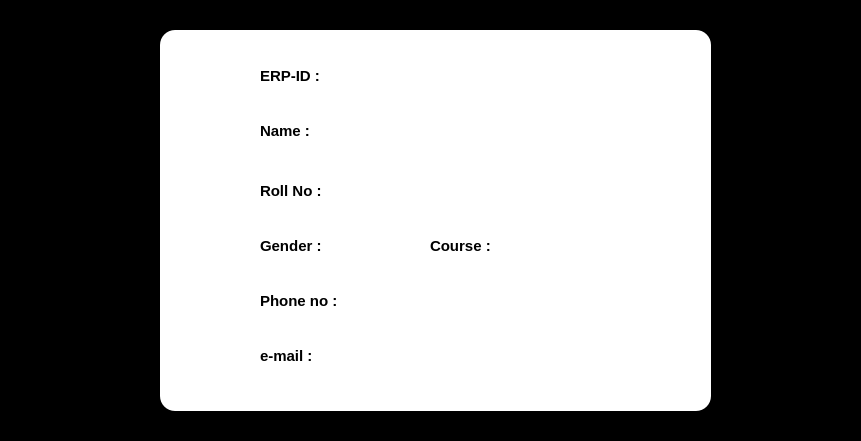
<?xml version="1.0" encoding="UTF-8"?>
<ui version="4.0">
 <class>Form</class>
 <widget class="QWidget" name="Form">
  <property name="geometry">
   <rect>
    <x>0</x>
    <y>0</y>
    <width>861</width>
    <height>441</height>
   </rect>
  </property>
  <property name="windowTitle">
   <string>Form</string>
  </property>
  <property name="styleSheet">
   <string notr="true">#Form{
 background:black;
}</string>
  </property>
  <widget class="QFrame" name="frame">
   <property name="geometry">
    <rect>
     <x>160</x>
     <y>30</y>
     <width>551</width>
     <height>381</height>
    </rect>
   </property>
   <property name="styleSheet">
    <string notr="true">#frame{
 background:#fff;
 border-radius:15px;
}</string>
   </property>
   <property name="frameShape">
    <enum>QFrame::StyledPanel</enum>
   </property>
   <property name="frameShadow">
    <enum>QFrame::Raised</enum>
   </property>
   <widget class="QLabel" name="labelid">
    <property name="geometry">
     <rect>
      <x>100</x>
      <y>30</y>
      <width>71</width>
      <height>31</height>
     </rect>
    </property>
    <property name="font">
     <font>
      <pointsize>-1</pointsize>
      <weight>75</weight>
      <bold>true</bold>
     </font>
    </property>
    <property name="styleSheet">
     <string notr="true">#labelid{
 font-size:15px;
}</string>
    </property>
    <property name="text">
     <string>ERP-ID :</string>
    </property>
   </widget>
   <widget class="QLabel" name="labelid1">
    <property name="geometry">
     <rect>
      <x>200</x>
      <y>30</y>
      <width>321</width>
      <height>31</height>
     </rect>
    </property>
    <property name="font">
     <font>
      <pointsize>-1</pointsize>
      <weight>75</weight>
      <bold>true</bold>
     </font>
    </property>
    <property name="styleSheet">
     <string notr="true">#labelid1{
 color:blue;
font-size:15px;
}</string>
    </property>
    <property name="text">
     <string/>
    </property>
   </widget>
   <widget class="QLabel" name="labelname">
    <property name="geometry">
     <rect>
      <x>100</x>
      <y>90</y>
      <width>71</width>
      <height>21</height>
     </rect>
    </property>
    <property name="font">
     <font>
      <pointsize>-1</pointsize>
      <weight>75</weight>
      <bold>true</bold>
     </font>
    </property>
    <property name="styleSheet">
     <string notr="true">#labelname{
 font-size:15px;
}</string>
    </property>
    <property name="text">
     <string>Name :</string>
    </property>
   </widget>
   <widget class="QLabel" name="labelname1">
    <property name="geometry">
     <rect>
      <x>200</x>
      <y>85</y>
      <width>311</width>
      <height>31</height>
     </rect>
    </property>
    <property name="font">
     <font>
      <pointsize>-1</pointsize>
      <weight>75</weight>
      <bold>true</bold>
     </font>
    </property>
    <property name="styleSheet">
     <string notr="true">#labelname1{
 color:blue;
font-size:15px;
}</string>
    </property>
    <property name="text">
     <string/>
    </property>
   </widget>
   <widget class="QLabel" name="labelroll">
    <property name="geometry">
     <rect>
      <x>100</x>
      <y>145</y>
      <width>71</width>
      <height>31</height>
     </rect>
    </property>
    <property name="font">
     <font>
      <pointsize>-1</pointsize>
      <weight>75</weight>
      <bold>true</bold>
     </font>
    </property>
    <property name="styleSheet">
     <string notr="true">#labelroll{
 font-size:15px;
}</string>
    </property>
    <property name="text">
     <string>Roll No :</string>
    </property>
   </widget>
   <widget class="QLabel" name="labelroll1">
    <property name="geometry">
     <rect>
      <x>200</x>
      <y>143</y>
      <width>281</width>
      <height>31</height>
     </rect>
    </property>
    <property name="font">
     <font>
      <pointsize>-1</pointsize>
      <weight>75</weight>
      <bold>true</bold>
     </font>
    </property>
    <property name="styleSheet">
     <string notr="true">#labelroll1{
 color:blue;
font-size:15px;
}</string>
    </property>
    <property name="text">
     <string/>
    </property>
   </widget>
   <widget class="QLabel" name="labelgen">
    <property name="geometry">
     <rect>
      <x>100</x>
      <y>200</y>
      <width>71</width>
      <height>31</height>
     </rect>
    </property>
    <property name="font">
     <font>
      <pointsize>-1</pointsize>
      <weight>75</weight>
      <bold>true</bold>
     </font>
    </property>
    <property name="styleSheet">
     <string notr="true">#labelgen{
 font-size:15px;
}</string>
    </property>
    <property name="text">
     <string>Gender :</string>
    </property>
   </widget>
   <widget class="QLabel" name="labelgen1">
    <property name="geometry">
     <rect>
      <x>200</x>
      <y>200</y>
      <width>81</width>
      <height>31</height>
     </rect>
    </property>
    <property name="font">
     <font>
      <pointsize>-1</pointsize>
      <weight>75</weight>
      <bold>true</bold>
     </font>
    </property>
    <property name="styleSheet">
     <string notr="true">#labelgen1{
 color:blue;
font-size:15px;
}</string>
    </property>
    <property name="text">
     <string/>
    </property>
   </widget>
   <widget class="QLabel" name="labelno">
    <property name="geometry">
     <rect>
      <x>100</x>
      <y>260</y>
      <width>81</width>
      <height>21</height>
     </rect>
    </property>
    <property name="font">
     <font>
      <pointsize>-1</pointsize>
      <weight>75</weight>
      <bold>true</bold>
     </font>
    </property>
    <property name="styleSheet">
     <string notr="true">#labelno{
 font-size:15px;
}</string>
    </property>
    <property name="text">
     <string>Phone no :</string>
    </property>
   </widget>
   <widget class="QLabel" name="labelno1">
    <property name="geometry">
     <rect>
      <x>200</x>
      <y>260</y>
      <width>161</width>
      <height>29</height>
     </rect>
    </property>
    <property name="font">
     <font>
      <pointsize>-1</pointsize>
      <weight>75</weight>
      <bold>true</bold>
     </font>
    </property>
    <property name="styleSheet">
     <string notr="true">#labelno1{
 color:blue;
font-size:15px;
}</string>
    </property>
    <property name="text">
     <string/>
    </property>
   </widget>
   <widget class="QLabel" name="labelcourse">
    <property name="geometry">
     <rect>
      <x>270</x>
      <y>200</y>
      <width>81</width>
      <height>31</height>
     </rect>
    </property>
    <property name="font">
     <font>
      <pointsize>-1</pointsize>
      <weight>75</weight>
      <bold>true</bold>
     </font>
    </property>
    <property name="styleSheet">
     <string notr="true">#labelcourse{
font-size:15px;
}</string>
    </property>
    <property name="text">
     <string>Course :</string>
    </property>
   </widget>
   <widget class="QLabel" name="labelcourse1">
    <property name="geometry">
     <rect>
      <x>360</x>
      <y>200</y>
      <width>71</width>
      <height>31</height>
     </rect>
    </property>
    <property name="font">
     <font>
      <pointsize>-1</pointsize>
      <weight>75</weight>
      <bold>true</bold>
     </font>
    </property>
    <property name="styleSheet">
     <string notr="true">#labelcourse1{
 color:blue;
 font-size:15px;
}</string>
    </property>
    <property name="text">
     <string/>
    </property>
   </widget>
   <widget class="QLabel" name="labelmail">
    <property name="geometry">
     <rect>
      <x>100</x>
      <y>310</y>
      <width>81</width>
      <height>31</height>
     </rect>
    </property>
    <property name="font">
     <font>
      <pointsize>-1</pointsize>
      <weight>75</weight>
      <bold>true</bold>
     </font>
    </property>
    <property name="styleSheet">
     <string notr="true">#labelmail{
 font-size:15px;
}</string>
    </property>
    <property name="text">
     <string>e-mail :</string>
    </property>
   </widget>
   <widget class="QLabel" name="labelmail1">
    <property name="geometry">
     <rect>
      <x>200</x>
      <y>310</y>
      <width>321</width>
      <height>31</height>
     </rect>
    </property>
    <property name="font">
     <font>
      <pointsize>-1</pointsize>
      <weight>75</weight>
      <bold>true</bold>
     </font>
    </property>
    <property name="styleSheet">
     <string notr="true">#labelmail1{
 color:blue;
font-size:15px;
}</string>
    </property>
    <property name="text">
     <string/>
    </property>
   </widget>
  </widget>
 </widget>
 <resources/>
 <connections/>
</ui>
